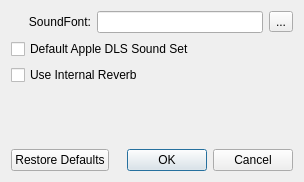
<?xml version="1.0" encoding="UTF-8"?>
<ui version="4.0">
 <class>MacSynthSettingsDialog</class>
 <widget class="QDialog" name="MacSynthSettingsDialog">
  <property name="geometry">
   <rect>
    <x>0</x>
    <y>0</y>
    <width>304</width>
    <height>182</height>
   </rect>
  </property>
  <layout class="QGridLayout" name="gridLayout">
   <item row="0" column="0">
    <widget class="QLabel" name="label_3">
     <property name="text">
      <string>SoundFont:</string>
     </property>
     <property name="alignment">
      <set>Qt::AlignRight|Qt::AlignTrailing|Qt::AlignVCenter</set>
     </property>
     <property name="buddy">
      <cstring>soundfont_dls</cstring>
     </property>
    </widget>
   </item>
   <item row="0" column="1" colspan="2">
    <widget class="QLineEdit" name="soundfont_dls">
     <property name="enabled">
      <bool>true</bool>
     </property>
     <property name="sizePolicy">
      <sizepolicy hsizetype="Expanding" vsizetype="Preferred">
       <horstretch>0</horstretch>
       <verstretch>0</verstretch>
      </sizepolicy>
     </property>
    </widget>
   </item>
   <item row="0" column="3">
    <widget class="QToolButton" name="btn_soundfont">
     <property name="text">
      <string>...</string>
     </property>
    </widget>
   </item>
   <item row="3" column="2">
    <spacer name="verticalSpacer">
     <property name="orientation">
      <enum>Qt::Vertical</enum>
     </property>
     <property name="sizeHint" stdset="0">
      <size>
       <width>20</width>
       <height>256</height>
      </size>
     </property>
    </spacer>
   </item>
   <item row="2" column="0" colspan="4">
    <widget class="QCheckBox" name="reverb_dls">
     <property name="text">
      <string>Use Internal Reverb</string>
     </property>
    </widget>
   </item>
   <item row="1" column="0" colspan="4">
    <widget class="QCheckBox" name="default_dls">
     <property name="text">
      <string>Default Apple DLS Sound Set</string>
     </property>
    </widget>
   </item>
   <item row="4" column="0" colspan="4">
    <widget class="QDialogButtonBox" name="buttonBox">
     <property name="orientation">
      <enum>Qt::Horizontal</enum>
     </property>
     <property name="standardButtons">
      <set>QDialogButtonBox::Cancel|QDialogButtonBox::Ok|QDialogButtonBox::RestoreDefaults</set>
     </property>
    </widget>
   </item>
  </layout>
 </widget>
 <tabstops>
  <tabstop>soundfont_dls</tabstop>
  <tabstop>btn_soundfont</tabstop>
  <tabstop>default_dls</tabstop>
  <tabstop>reverb_dls</tabstop>
 </tabstops>
 <resources/>
 <connections>
  <connection>
   <sender>default_dls</sender>
   <signal>toggled(bool)</signal>
   <receiver>soundfont_dls</receiver>
   <slot>setDisabled(bool)</slot>
   <hints>
    <hint type="sourcelabel">
     <x>136</x>
     <y>58</y>
    </hint>
    <hint type="destinationlabel">
     <x>260</x>
     <y>31</y>
    </hint>
   </hints>
  </connection>
  <connection>
   <sender>default_dls</sender>
   <signal>toggled(bool)</signal>
   <receiver>btn_soundfont</receiver>
   <slot>setDisabled(bool)</slot>
   <hints>
    <hint type="sourcelabel">
     <x>294</x>
     <y>58</y>
    </hint>
    <hint type="destinationlabel">
     <x>294</x>
     <y>30</y>
    </hint>
   </hints>
  </connection>
  <connection>
   <sender>default_dls</sender>
   <signal>toggled(bool)</signal>
   <receiver>label_3</receiver>
   <slot>setDisabled(bool)</slot>
   <hints>
    <hint type="sourcelabel">
     <x>96</x>
     <y>58</y>
    </hint>
    <hint type="destinationlabel">
     <x>66</x>
     <y>31</y>
    </hint>
   </hints>
  </connection>
  <connection>
   <sender>buttonBox</sender>
   <signal>accepted()</signal>
   <receiver>MacSynthSettingsDialog</receiver>
   <slot>accept()</slot>
   <hints>
    <hint type="sourcelabel">
     <x>170</x>
     <y>158</y>
    </hint>
    <hint type="destinationlabel">
     <x>192</x>
     <y>184</y>
    </hint>
   </hints>
  </connection>
  <connection>
   <sender>buttonBox</sender>
   <signal>rejected()</signal>
   <receiver>MacSynthSettingsDialog</receiver>
   <slot>reject()</slot>
   <hints>
    <hint type="sourcelabel">
     <x>259</x>
     <y>155</y>
    </hint>
    <hint type="destinationlabel">
     <x>281</x>
     <y>179</y>
    </hint>
   </hints>
  </connection>
 </connections>
</ui>
